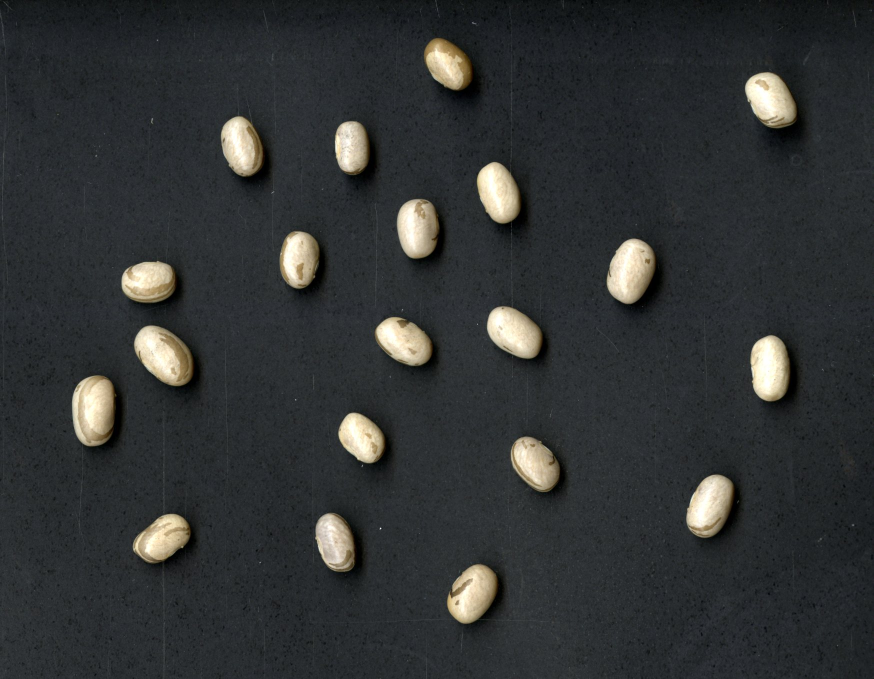
#> input picture Fotos/feijao_001.jpg, 1747 x 1358 px, given in place of Fotosfeijao_001.jpg, which was not available (shown at 1/2 size)
$ python teste.py
#> lines starting #> are read from the running program, lines starting #| are printed output that depends on the picture; pictures that were not available may be replaced by others from this repository, and a replacement may not be noted
#!/usr/bin/env python3

import sys
import cv2
import os
import numpy as np
import pandas as pd
from matplotlib import pyplot as plt


#Pegando os arquivos da pasta
dire = '/home/gcam/Trabalho/Fotos'

imagens = os.listdir(dire)

#Arquivo para salvar o número de sementes
NumSeeds = np.empty([len(imagens), 3])
seeds = pd.DataFrame(NumSeeds)
seeds.columns = ['imagem', 'face', '#']

#Lendo as imagens

for i in range(0, len(imagens)): #Loop para ler cada imagem dentro da pasta
	img = cv2.imread(dire + imagens[i]) #lendo a imagem
#> img is the input picture: shape (1358, 1747, 3); mean B, G, R 52.2, 51.7, 49.2
	blur = cv2.blur(img[:, :, 2], (50, 50))
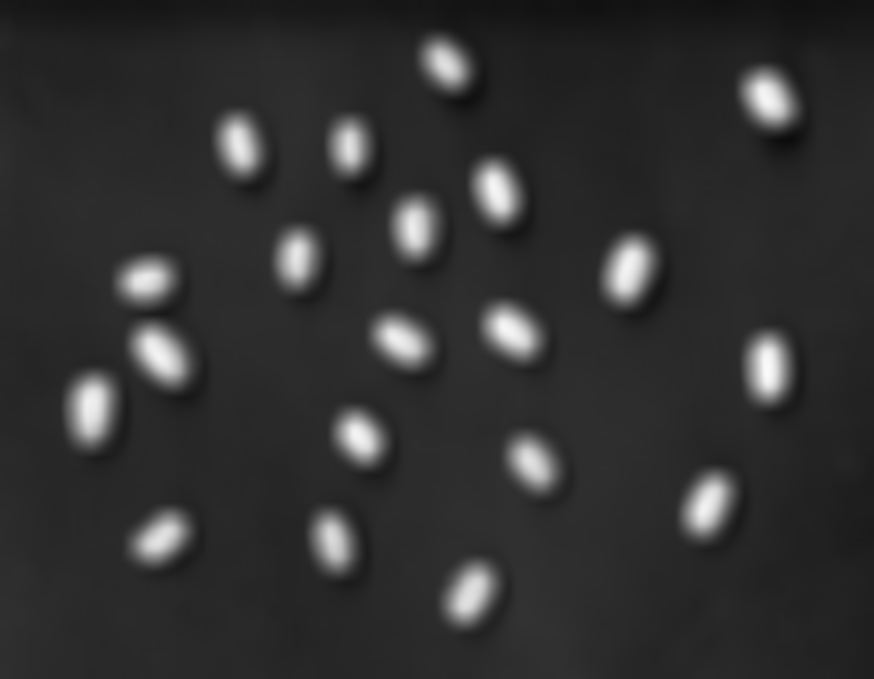
#> blur: shape (1358, 1747) (shown at 1/2 size); min 12, max 250, mean 49.2
	grey = cv2.cvtColor(img, cv2.COLOR_BGR2GRAY)
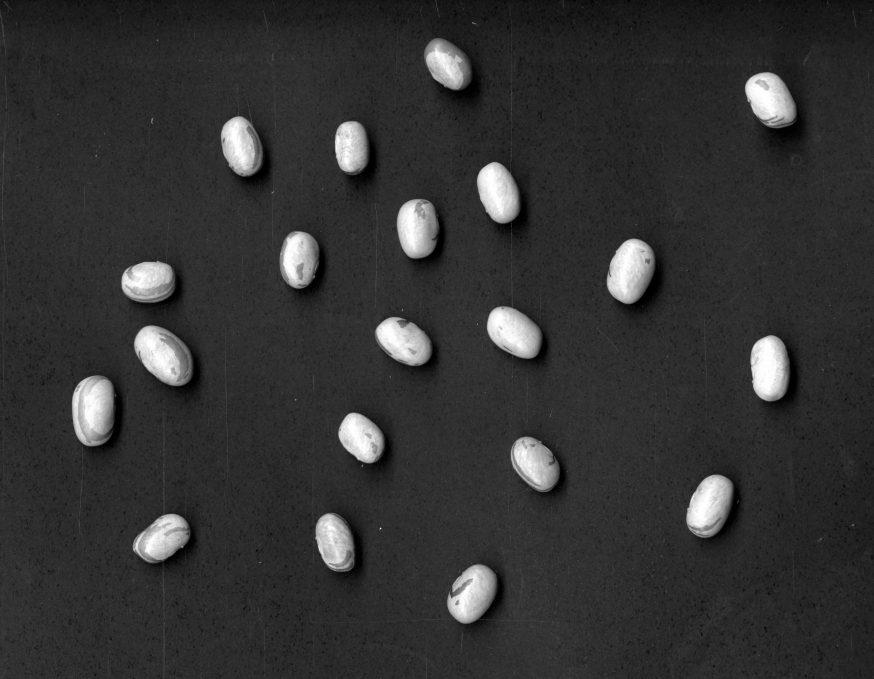
#> grey: shape (1358, 1747) (shown at 1/2 size); min 0, max 255, mean 51
	th = cv2.threshold(img, 60, 255, cv2.THRESH_BINARY)[1]
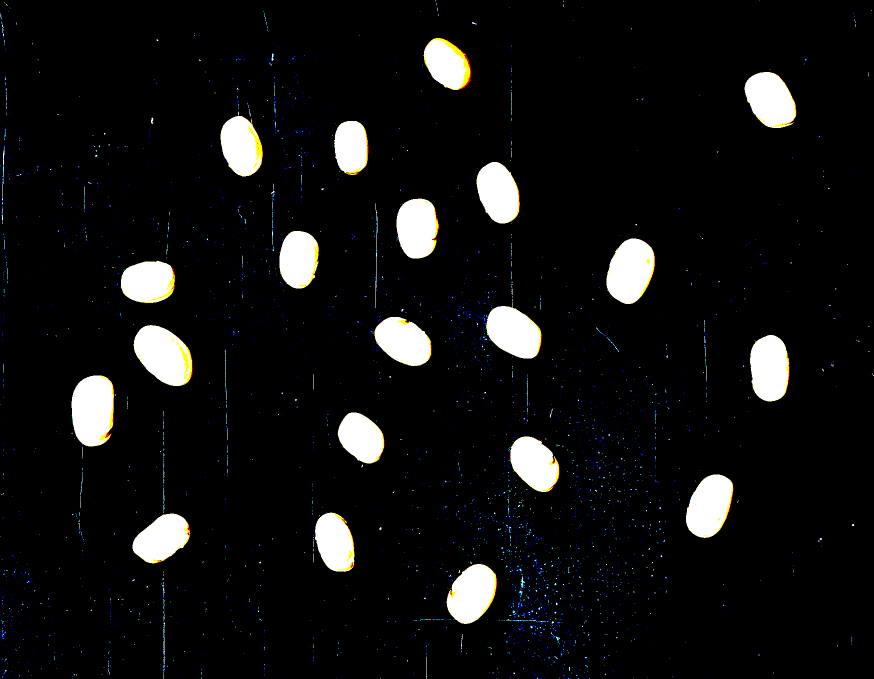
#> th: shape (1358, 1747, 3) (shown at 1/2 size); mean B, G, R 17.9, 18, 17.8
	sp = cv2.morphologyEx(th, cv2.MORPH_OPEN, np.ones((10, 10), np.uint8))
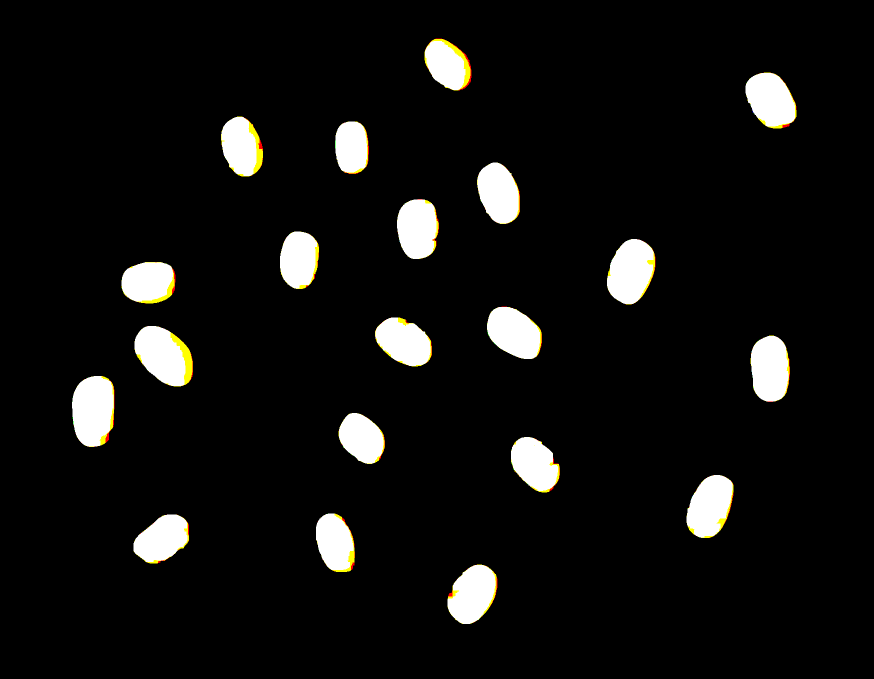
#> sp: shape (1358, 1747, 3) (shown at 1/2 size); mean B, G, R 15.8, 17.1, 17.4
#> pass 2 of the loop `for i in range(0, len(imagens)):`:
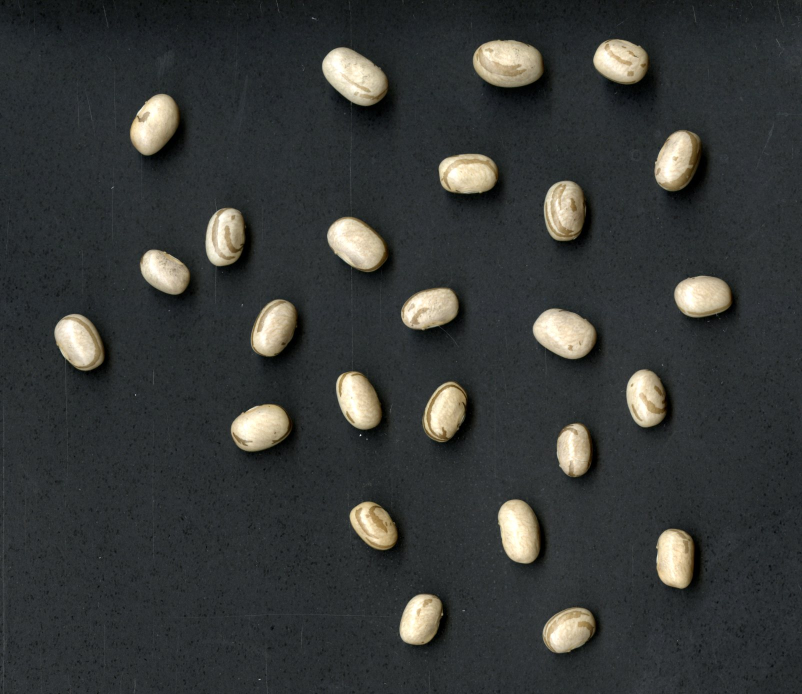
#> input picture Fotos/feijao_002.jpg, 1604 x 1388 px, given in place of Fotosfeijao_002.jpg, which was not available (shown at 1/2 size)
#> img is the input picture: shape (1388, 1604, 3); mean B, G, R 55.8, 56.8, 54.4
#> `blur = cv2.blur(img[:, :, 2], (50, 50))`:
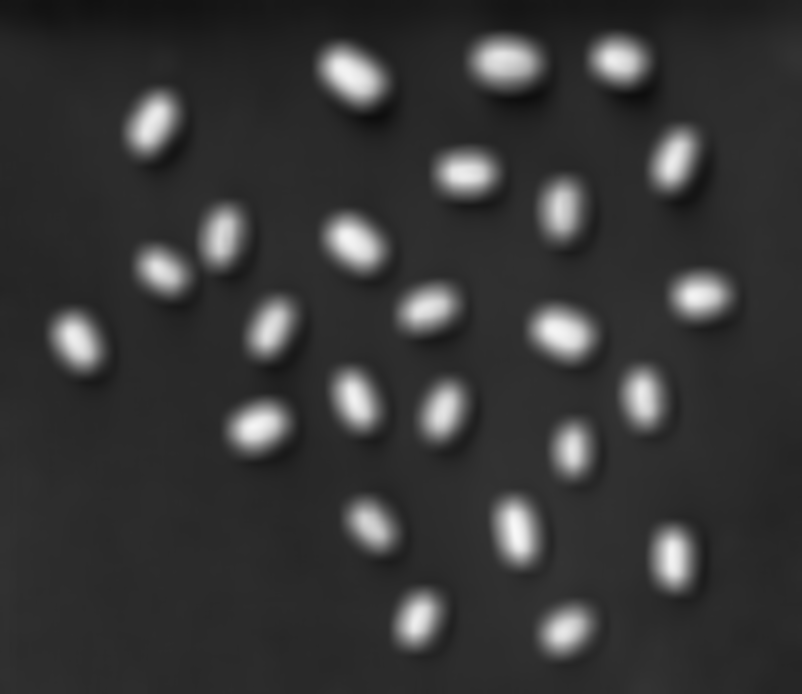
#> blur: shape (1388, 1604) (shown at 1/2 size); min 13, max 248, mean 54.4
#> grey: shape (1388, 1604)
#> th: shape (1388, 1604, 3)
#> `sp = cv2.morphologyEx(th, cv2.MORPH_OPEN, np.ones((10, 10), np.uint8))`:
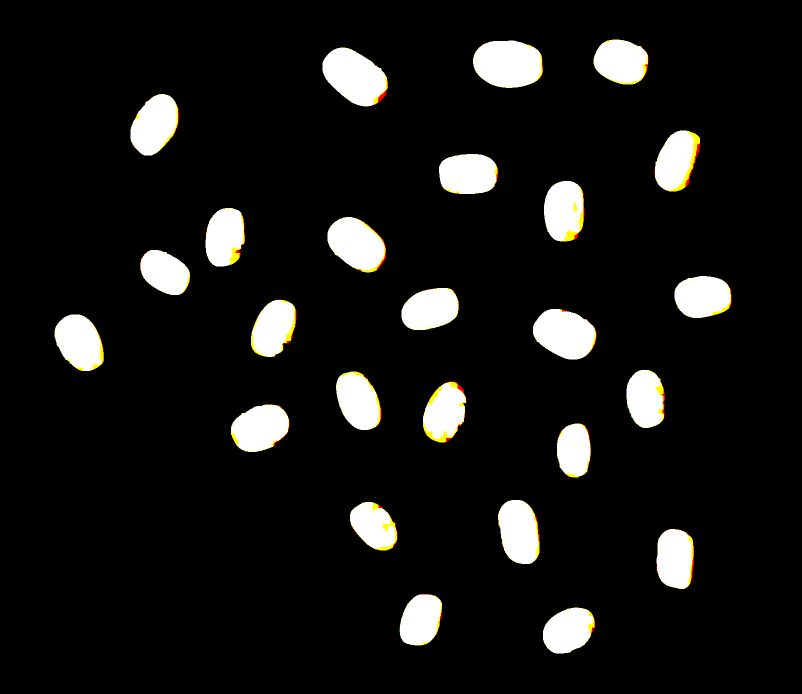
#> sp: shape (1388, 1604, 3) (shown at 1/2 size); mean B, G, R 21.2, 22.6, 23
#> (the run stopped early here; a loop or call above may not have finished)
